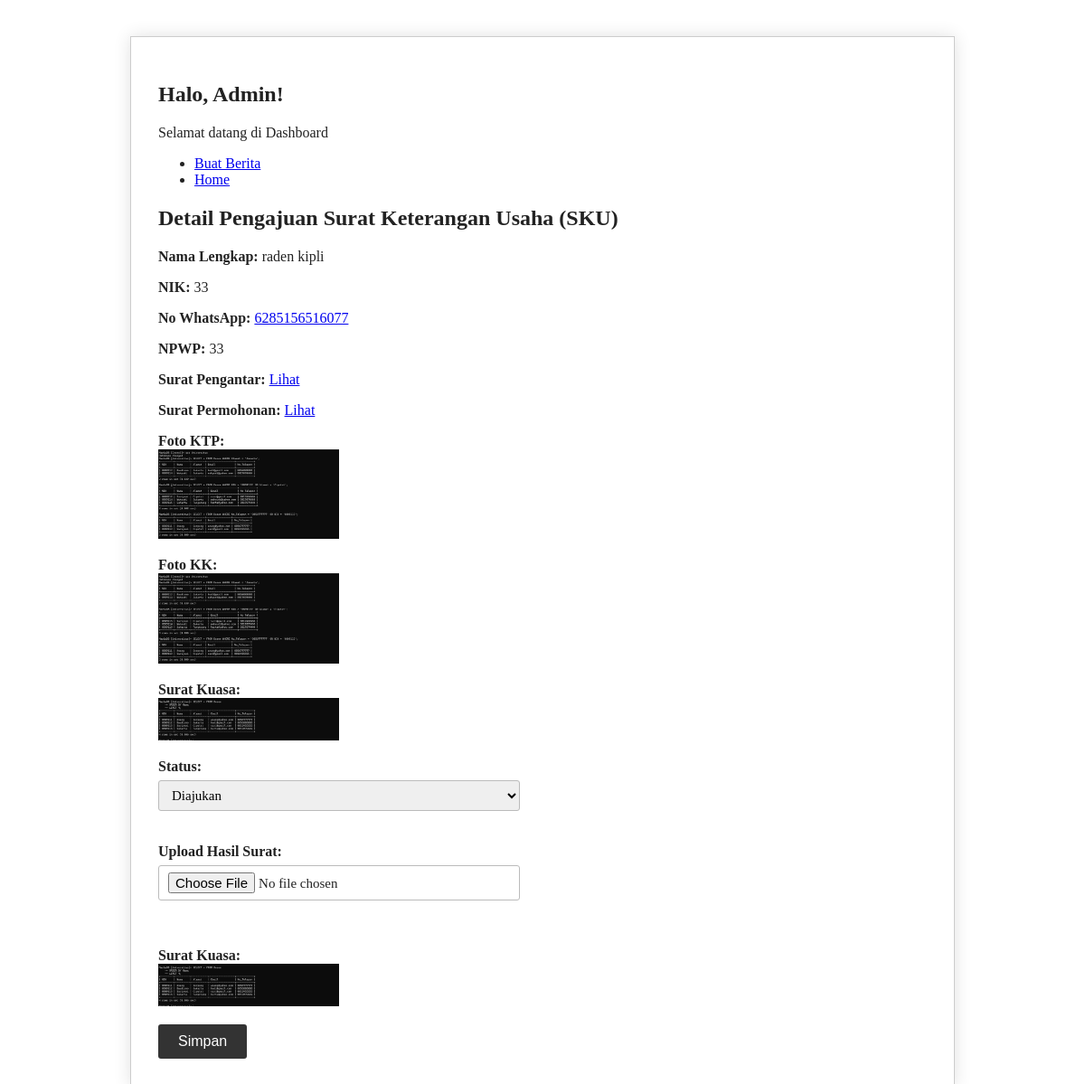
The page /sku/4/ (signed in) on the database its author committed.
### kembang/models.py (models this page shows, shortened)
class SKUPengajuan(models.Model):
    user = models.ForeignKey(User, on_delete=models.CASCADE)
    nama_lengkap = models.CharField(max_length=100)
    nik = models.CharField(max_length=16)
    no_whatsapp = models.CharField(max_length=15)
    npwp = models.CharField(max_length=50, blank=True, null=True)  # jadi bisa kosong
    surat_pengantar = models.FileField(upload_to='SKU/surat_pengantar/')
    surat_permohonan = models.FileField(upload_to='SKU/surat_permohonan/')
    foto_ktp = models.ImageField(upload_to='SKU/foto_ktp/')
    foto_kk = models.ImageField(upload_to='SKU/foto_kk/')
    surat_kuasa = models.ImageField(upload_to='SKU/surat_kuasa/', blank=True, null=True)
    status = models.CharField(max_length=20, choices=STATUS_CHOICES, default='diajukan')
    hasil_surat = models.FileField(upload_to='SKU/hasil_surat/', blank=True, null=True)
    tanggal_pengajuan = models.DateTimeField(auto_now_add=True)

### kembang/views.py (the view, shortened to what this page needs)
# urls.py: path('sku/<int:pk>/', views.detail_sku, name='detail_pengajuan_sku'),
@staff_member_required
def detail_sku(request, pk):
    sku = get_object_or_404(SKUPengajuan, pk=pk)
    return render(request, 'admin/detail_sku.html', {'sku': sku})

### kembang/templates/admin/detail_sku.html (shortened to what this page needs)
{%load static%}
<!DOCTYPE html>
<html lang="id">
<head>
    <link rel="stylesheet" href="{% static 'css/detail_pindah.css' %}">
</head>
<body>
    <nav class="admin-navbar" data-aos="fade-down">
  <div class="admin-navbar-content">
    <div class="admin-brand">
      <link rel="stylesheet" href="{% static 'img/logo tegar.png' %}">
      <div class="admin-title">
        <h1>Halo, Admin!</h1>
        <p>Selamat datang di Dashboard</p>
      </div>
    </div>
    <ul class="admin-nav-links">
     <li> <a href="{% url 'announcement_manage'%}">Buat Berita</a></li>
     <li> <a href="{% url 'home'%}">Home</a></li>
    </ul>
  </div>
</nav>
    <h2>Detail Pengajuan Surat Keterangan Usaha (SKU)</h2>
    <p><strong>Nama Lengkap:</strong> {{ sku.nama_lengkap }}</p>
    <p><strong>NIK:</strong> {{ sku.nik }}</p>
    <p><strong>No WhatsApp:</strong> <a href="https://wa.me/{{ sku.no_whatsapp }}">{{ sku.no_whatsapp }}</a></p>
    <p><strong>NPWP:</strong> {{ sku.npwp }}</p>
    {% if sku.surat_pengantar %}
    <p><strong>Surat Pengantar:</strong> <a href="{{ sku.surat_pengantar.url }}" target="_blank">Lihat</a></p>
{% else %}
    <p><strong>Surat Pengantar:</strong> Tidak ada file.</p>
{% endif %}
{% if sku.surat_permohonan %}
    <p><strong>Surat Permohonan:</strong> <a href="{{ sku.surat_permohonan.url }}" target="_blank">Lihat</a></p>
{% else %}
    <p><strong>Surat Permohonan:</strong> Tidak ada file.</p>
{% endif %}
{% if sku.foto_ktp %}
    <p><strong>Foto KTP:</strong><br><img src="{{ sku.foto_ktp.url }}" width="200"></p>
{% else %}
    <p><strong>Foto KTP:</strong> Tidak ada file.</p>
{% endif %}
{% if sku.foto_kk %}
    <p><strong>Foto KK:</strong><br><img src="{{ sku.foto_kk.url }}" width="200"></p>
{% else %}
    <p><strong>Foto KK:</strong> Tidak ada file.</p>
{% endif %}
{% if sku.surat_kuasa %}
    <p><strong>Surat Kuasa:</strong><br><img src="{{ sku.surat_kuasa.url }}" width="200"></p>
{% else %}
    <p><strong>Surat Kuasa:</strong> Tidak ada file.</p>
{% endif %}
    <form method="POST" enctype="multipart/form-data">
        <label for="status">Status:</label>
        <select name="status">
            <option value="diajukan" {% if sku.status == "diajukan" %}selected{% endif %}>Diajukan</option>
        </select><br><br>
        <label>Upload Hasil Surat:</label>
        <input type="file" name="hasil_surat"><br><br>
        {% if sku.surat_kuasa %}
    <p><strong>Surat Kuasa:</strong><br><img src="{{ sku.surat_kuasa.url }}" width="200"></p>
{% else %}
    <p><strong>Surat Kuasa:</strong> Tidak ada file.</p>
{% endif %}
        <button type="submit">Simpan</button>
    </form>
</body>
</html>

### kembang/static/css/detail_pindah.css (style rules this page uses)
body { font-family: 'Georgia', serif; background-color: #fff; color: #222; max-width: 850px; margin: 40px auto; padding: 30px; border: 1px solid #ccc; box-shadow: 0 0 18px rgba(0,0,0,0.12); }
label { display: block; margin-bottom: 6px; font-weight: 600; }
select, input[type="file"] { width: 100%; max-width: 400px; padding: 7px 10px; margin-bottom: 18px; font-size: 15px; border: 1px solid #bbb; border-radius: 3px; box-sizing: border-box; font-family: inherit; }
button { padding: 10px 22px; background-color: #333; color: #fff; border: none; border-radius: 3px; font-size: 16px; cursor: pointer; transition: background-color 0.3s ease; }

### rows shown on the page
SKUPengajuan: nama_lengkap "raden kipli", nik "33", no_whatsapp "6285156516077", npwp "33", foto_ktp (picture), foto_kk (picture), surat_kuasa (picture), status "Diajukan"
